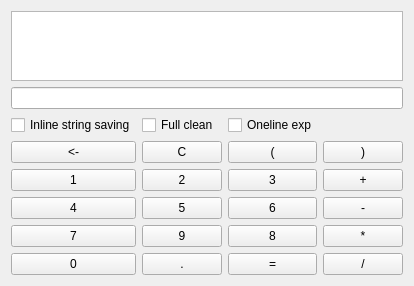
<?xml version="1.0" encoding="UTF-8"?>
<ui version="4.0">
 <class>Form</class>
 <widget class="QWidget" name="Form">
  <property name="geometry">
   <rect>
    <x>0</x>
    <y>0</y>
    <width>338</width>
    <height>267</height>
   </rect>
  </property>
  <property name="windowTitle">
   <string>Calculator</string>
  </property>
  <layout class="QVBoxLayout" name="verticalLayout">
   <item>
    <widget class="QTextEdit" name="textEdit"/>
   </item>
   <item>
    <widget class="QLineEdit" name="lineEdit">
     <property name="sizePolicy">
      <sizepolicy hsizetype="Expanding" vsizetype="Minimum">
       <horstretch>0</horstretch>
       <verstretch>0</verstretch>
      </sizepolicy>
     </property>
    </widget>
   </item>
   <item>
    <layout class="QGridLayout" name="gridLayout">
     <item row="5" column="0">
      <widget class="QPushButton" name="pb_7">
       <property name="sizePolicy">
        <sizepolicy hsizetype="Minimum" vsizetype="Minimum">
         <horstretch>0</horstretch>
         <verstretch>0</verstretch>
        </sizepolicy>
       </property>
       <property name="text">
        <string>7</string>
       </property>
      </widget>
     </item>
     <item row="3" column="0">
      <widget class="QPushButton" name="pb_1">
       <property name="sizePolicy">
        <sizepolicy hsizetype="Minimum" vsizetype="Minimum">
         <horstretch>0</horstretch>
         <verstretch>0</verstretch>
        </sizepolicy>
       </property>
       <property name="text">
        <string>1</string>
       </property>
      </widget>
     </item>
     <item row="6" column="1">
      <widget class="QPushButton" name="pb_point">
       <property name="sizePolicy">
        <sizepolicy hsizetype="Minimum" vsizetype="Minimum">
         <horstretch>0</horstretch>
         <verstretch>0</verstretch>
        </sizepolicy>
       </property>
       <property name="text">
        <string>.</string>
       </property>
      </widget>
     </item>
     <item row="4" column="1">
      <widget class="QPushButton" name="pb_5">
       <property name="sizePolicy">
        <sizepolicy hsizetype="Minimum" vsizetype="Minimum">
         <horstretch>0</horstretch>
         <verstretch>0</verstretch>
        </sizepolicy>
       </property>
       <property name="text">
        <string>5</string>
       </property>
      </widget>
     </item>
     <item row="5" column="2">
      <widget class="QPushButton" name="pb_8">
       <property name="sizePolicy">
        <sizepolicy hsizetype="Minimum" vsizetype="Minimum">
         <horstretch>0</horstretch>
         <verstretch>0</verstretch>
        </sizepolicy>
       </property>
       <property name="text">
        <string>8</string>
       </property>
      </widget>
     </item>
     <item row="4" column="0">
      <widget class="QPushButton" name="pb_4">
       <property name="sizePolicy">
        <sizepolicy hsizetype="Minimum" vsizetype="Minimum">
         <horstretch>0</horstretch>
         <verstretch>0</verstretch>
        </sizepolicy>
       </property>
       <property name="text">
        <string>4</string>
       </property>
      </widget>
     </item>
     <item row="3" column="1">
      <widget class="QPushButton" name="pb_2">
       <property name="sizePolicy">
        <sizepolicy hsizetype="Minimum" vsizetype="Minimum">
         <horstretch>0</horstretch>
         <verstretch>0</verstretch>
        </sizepolicy>
       </property>
       <property name="text">
        <string>2</string>
       </property>
      </widget>
     </item>
     <item row="4" column="2">
      <widget class="QPushButton" name="pb_6">
       <property name="sizePolicy">
        <sizepolicy hsizetype="Minimum" vsizetype="Minimum">
         <horstretch>0</horstretch>
         <verstretch>0</verstretch>
        </sizepolicy>
       </property>
       <property name="text">
        <string>6</string>
       </property>
      </widget>
     </item>
     <item row="5" column="1">
      <widget class="QPushButton" name="pb_9">
       <property name="sizePolicy">
        <sizepolicy hsizetype="Minimum" vsizetype="Minimum">
         <horstretch>0</horstretch>
         <verstretch>0</verstretch>
        </sizepolicy>
       </property>
       <property name="text">
        <string>9</string>
       </property>
      </widget>
     </item>
     <item row="2" column="0">
      <widget class="QPushButton" name="pb_rem">
       <property name="sizePolicy">
        <sizepolicy hsizetype="Minimum" vsizetype="Minimum">
         <horstretch>0</horstretch>
         <verstretch>0</verstretch>
        </sizepolicy>
       </property>
       <property name="text">
        <string>&lt;-</string>
       </property>
      </widget>
     </item>
     <item row="3" column="2">
      <widget class="QPushButton" name="pb_3">
       <property name="sizePolicy">
        <sizepolicy hsizetype="Minimum" vsizetype="Minimum">
         <horstretch>0</horstretch>
         <verstretch>0</verstretch>
        </sizepolicy>
       </property>
       <property name="text">
        <string>3</string>
       </property>
      </widget>
     </item>
     <item row="6" column="0">
      <widget class="QPushButton" name="pb_0">
       <property name="sizePolicy">
        <sizepolicy hsizetype="Minimum" vsizetype="Minimum">
         <horstretch>0</horstretch>
         <verstretch>0</verstretch>
        </sizepolicy>
       </property>
       <property name="text">
        <string>0</string>
       </property>
      </widget>
     </item>
     <item row="2" column="2">
      <widget class="QPushButton" name="pb_back_l">
       <property name="text">
        <string>(</string>
       </property>
      </widget>
     </item>
     <item row="2" column="3">
      <widget class="QPushButton" name="pb_back_r">
       <property name="sizePolicy">
        <sizepolicy hsizetype="Minimum" vsizetype="Minimum">
         <horstretch>0</horstretch>
         <verstretch>0</verstretch>
        </sizepolicy>
       </property>
       <property name="text">
        <string>)</string>
       </property>
      </widget>
     </item>
     <item row="6" column="2">
      <widget class="QPushButton" name="pb_enter">
       <property name="sizePolicy">
        <sizepolicy hsizetype="Minimum" vsizetype="Minimum">
         <horstretch>0</horstretch>
         <verstretch>0</verstretch>
        </sizepolicy>
       </property>
       <property name="text">
        <string>=</string>
       </property>
      </widget>
     </item>
     <item row="5" column="3">
      <widget class="QPushButton" name="pb_umn">
       <property name="sizePolicy">
        <sizepolicy hsizetype="Minimum" vsizetype="Minimum">
         <horstretch>0</horstretch>
         <verstretch>0</verstretch>
        </sizepolicy>
       </property>
       <property name="text">
        <string>*</string>
       </property>
      </widget>
     </item>
     <item row="4" column="3">
      <widget class="QPushButton" name="pb_minus">
       <property name="sizePolicy">
        <sizepolicy hsizetype="Minimum" vsizetype="Minimum">
         <horstretch>0</horstretch>
         <verstretch>0</verstretch>
        </sizepolicy>
       </property>
       <property name="text">
        <string>-</string>
       </property>
      </widget>
     </item>
     <item row="6" column="3">
      <widget class="QPushButton" name="pb_del">
       <property name="sizePolicy">
        <sizepolicy hsizetype="Minimum" vsizetype="Minimum">
         <horstretch>0</horstretch>
         <verstretch>0</verstretch>
        </sizepolicy>
       </property>
       <property name="text">
        <string>/</string>
       </property>
      </widget>
     </item>
     <item row="3" column="3">
      <widget class="QPushButton" name="pb_plus">
       <property name="sizePolicy">
        <sizepolicy hsizetype="Minimum" vsizetype="Minimum">
         <horstretch>0</horstretch>
         <verstretch>0</verstretch>
        </sizepolicy>
       </property>
       <property name="text">
        <string>+</string>
       </property>
      </widget>
     </item>
     <item row="2" column="1">
      <widget class="QPushButton" name="pb_clear">
       <property name="sizePolicy">
        <sizepolicy hsizetype="Minimum" vsizetype="Minimum">
         <horstretch>0</horstretch>
         <verstretch>0</verstretch>
        </sizepolicy>
       </property>
       <property name="text">
        <string>C</string>
       </property>
      </widget>
     </item>
     <item row="1" column="0">
      <widget class="QCheckBox" name="ch_Box_1">
       <property name="text">
        <string>Inline string saving</string>
       </property>
      </widget>
     </item>
     <item row="1" column="1">
      <widget class="QCheckBox" name="ch_Box_clean">
       <property name="text">
        <string>Full clean</string>
       </property>
      </widget>
     </item>
     <item row="1" column="2">
      <widget class="QCheckBox" name="ch_Box_oneline">
       <property name="text">
        <string>Oneline exp</string>
       </property>
      </widget>
     </item>
    </layout>
   </item>
  </layout>
 </widget>
 <resources/>
 <connections>
  <connection>
   <sender>pb_0</sender>
   <signal>clicked()</signal>
   <receiver>Form</receiver>
   <slot>ins_sym()</slot>
   <hints>
    <hint type="sourcelabel">
     <x>47</x>
     <y>247</y>
    </hint>
    <hint type="destinationlabel">
     <x>168</x>
     <y>133</y>
    </hint>
   </hints>
  </connection>
  <connection>
   <sender>pb_5</sender>
   <signal>clicked()</signal>
   <receiver>Form</receiver>
   <slot>ins_sym()</slot>
   <hints>
    <hint type="sourcelabel">
     <x>128</x>
     <y>196</y>
    </hint>
    <hint type="destinationlabel">
     <x>168</x>
     <y>133</y>
    </hint>
   </hints>
  </connection>
  <connection>
   <sender>pb_4</sender>
   <signal>clicked()</signal>
   <receiver>Form</receiver>
   <slot>ins_sym()</slot>
   <hints>
    <hint type="sourcelabel">
     <x>47</x>
     <y>196</y>
    </hint>
    <hint type="destinationlabel">
     <x>168</x>
     <y>133</y>
    </hint>
   </hints>
  </connection>
  <connection>
   <sender>pb_3</sender>
   <signal>clicked()</signal>
   <receiver>Form</receiver>
   <slot>ins_sym()</slot>
   <hints>
    <hint type="sourcelabel">
     <x>209</x>
     <y>171</y>
    </hint>
    <hint type="destinationlabel">
     <x>168</x>
     <y>133</y>
    </hint>
   </hints>
  </connection>
  <connection>
   <sender>pb_2</sender>
   <signal>clicked()</signal>
   <receiver>Form</receiver>
   <slot>ins_sym()</slot>
   <hints>
    <hint type="sourcelabel">
     <x>128</x>
     <y>171</y>
    </hint>
    <hint type="destinationlabel">
     <x>168</x>
     <y>133</y>
    </hint>
   </hints>
  </connection>
  <connection>
   <sender>pb_1</sender>
   <signal>clicked()</signal>
   <receiver>Form</receiver>
   <slot>ins_sym()</slot>
   <hints>
    <hint type="sourcelabel">
     <x>47</x>
     <y>171</y>
    </hint>
    <hint type="destinationlabel">
     <x>168</x>
     <y>133</y>
    </hint>
   </hints>
  </connection>
  <connection>
   <sender>pb_point</sender>
   <signal>clicked()</signal>
   <receiver>Form</receiver>
   <slot>ins_sym()</slot>
   <hints>
    <hint type="sourcelabel">
     <x>128</x>
     <y>247</y>
    </hint>
    <hint type="destinationlabel">
     <x>168</x>
     <y>133</y>
    </hint>
   </hints>
  </connection>
  <connection>
   <sender>pb_back_r</sender>
   <signal>clicked()</signal>
   <receiver>Form</receiver>
   <slot>ins_sym()</slot>
   <hints>
    <hint type="sourcelabel">
     <x>290</x>
     <y>145</y>
    </hint>
    <hint type="destinationlabel">
     <x>168</x>
     <y>133</y>
    </hint>
   </hints>
  </connection>
  <connection>
   <sender>pb_back_l</sender>
   <signal>clicked()</signal>
   <receiver>Form</receiver>
   <slot>ins_sym()</slot>
   <hints>
    <hint type="sourcelabel">
     <x>209</x>
     <y>145</y>
    </hint>
    <hint type="destinationlabel">
     <x>168</x>
     <y>133</y>
    </hint>
   </hints>
  </connection>
  <connection>
   <sender>pb_9</sender>
   <signal>clicked()</signal>
   <receiver>Form</receiver>
   <slot>ins_sym()</slot>
   <hints>
    <hint type="sourcelabel">
     <x>128</x>
     <y>221</y>
    </hint>
    <hint type="destinationlabel">
     <x>168</x>
     <y>133</y>
    </hint>
   </hints>
  </connection>
  <connection>
   <sender>pb_8</sender>
   <signal>clicked()</signal>
   <receiver>Form</receiver>
   <slot>ins_sym()</slot>
   <hints>
    <hint type="sourcelabel">
     <x>209</x>
     <y>221</y>
    </hint>
    <hint type="destinationlabel">
     <x>168</x>
     <y>133</y>
    </hint>
   </hints>
  </connection>
  <connection>
   <sender>pb_7</sender>
   <signal>clicked()</signal>
   <receiver>Form</receiver>
   <slot>ins_sym()</slot>
   <hints>
    <hint type="sourcelabel">
     <x>47</x>
     <y>221</y>
    </hint>
    <hint type="destinationlabel">
     <x>168</x>
     <y>133</y>
    </hint>
   </hints>
  </connection>
  <connection>
   <sender>pb_6</sender>
   <signal>clicked()</signal>
   <receiver>Form</receiver>
   <slot>ins_sym()</slot>
   <hints>
    <hint type="sourcelabel">
     <x>209</x>
     <y>196</y>
    </hint>
    <hint type="destinationlabel">
     <x>168</x>
     <y>133</y>
    </hint>
   </hints>
  </connection>
  <connection>
   <sender>pb_del</sender>
   <signal>clicked()</signal>
   <receiver>Form</receiver>
   <slot>ins_sym()</slot>
   <hints>
    <hint type="sourcelabel">
     <x>290</x>
     <y>247</y>
    </hint>
    <hint type="destinationlabel">
     <x>168</x>
     <y>133</y>
    </hint>
   </hints>
  </connection>
  <connection>
   <sender>pb_umn</sender>
   <signal>clicked()</signal>
   <receiver>Form</receiver>
   <slot>ins_sym()</slot>
   <hints>
    <hint type="sourcelabel">
     <x>290</x>
     <y>221</y>
    </hint>
    <hint type="destinationlabel">
     <x>168</x>
     <y>133</y>
    </hint>
   </hints>
  </connection>
  <connection>
   <sender>pb_plus</sender>
   <signal>clicked()</signal>
   <receiver>Form</receiver>
   <slot>ins_sym()</slot>
   <hints>
    <hint type="sourcelabel">
     <x>290</x>
     <y>171</y>
    </hint>
    <hint type="destinationlabel">
     <x>168</x>
     <y>133</y>
    </hint>
   </hints>
  </connection>
  <connection>
   <sender>pb_minus</sender>
   <signal>clicked()</signal>
   <receiver>Form</receiver>
   <slot>ins_sym()</slot>
   <hints>
    <hint type="sourcelabel">
     <x>290</x>
     <y>196</y>
    </hint>
    <hint type="destinationlabel">
     <x>168</x>
     <y>133</y>
    </hint>
   </hints>
  </connection>
 </connections>
 <slots>
  <slot>ins_sym()</slot>
 </slots>
</ui>
